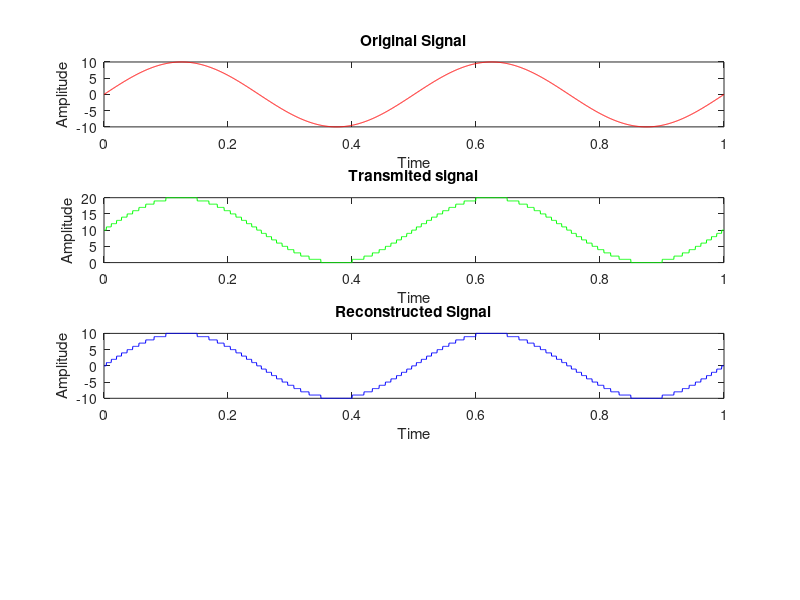

Recreate this plot in MATLAB. (Note: this script raises an error after producing the figure.)
%PCM
%Analog signal
f=2; % max freq inn input
fs=1000*f; % Nyquist sampling rate
t=0:1/fs:1; %time
a=10; % amplitude
x=a*sin(2*pi*f*t);

% original signal
subplot(4,1,1)
plot(t,x,'r-');
title('Original Signal');
xlabel('Time');
ylabel('Amplitude')


%level shifting
xq=x+a;

% Quantization
q_op=round(xq);

% Transmited signal
subplot(4,1,2)
plot(t,q_op,'g-');
title('Transmited signal');
xlabel('Time');
ylabel('Amplitude')

%decimal to binnary  convertion
enco=de2bi(q_op,'left-msb');

% pcm reciver
deco=bi2de(enco,'left-msb');

%shifting the amplitude level to the original value
xr=deco-a;

% reconstructed signal
subplot(4,1,3)
plot(t,xr,'b-');
title('Reconstructed Signal');
xlabel('Time');
ylabel('Amplitude')

% low pass filtering
[num den]=butter(5,4*fm/fs); %butterworth LPF
rec_op=filter(num,den,xr); %smoothing

subplot(4,1,4);
plot(t, rec_op, 'g-');
xlabel('Time');
ylabel('Amplitude');
title('Recieved signal');
